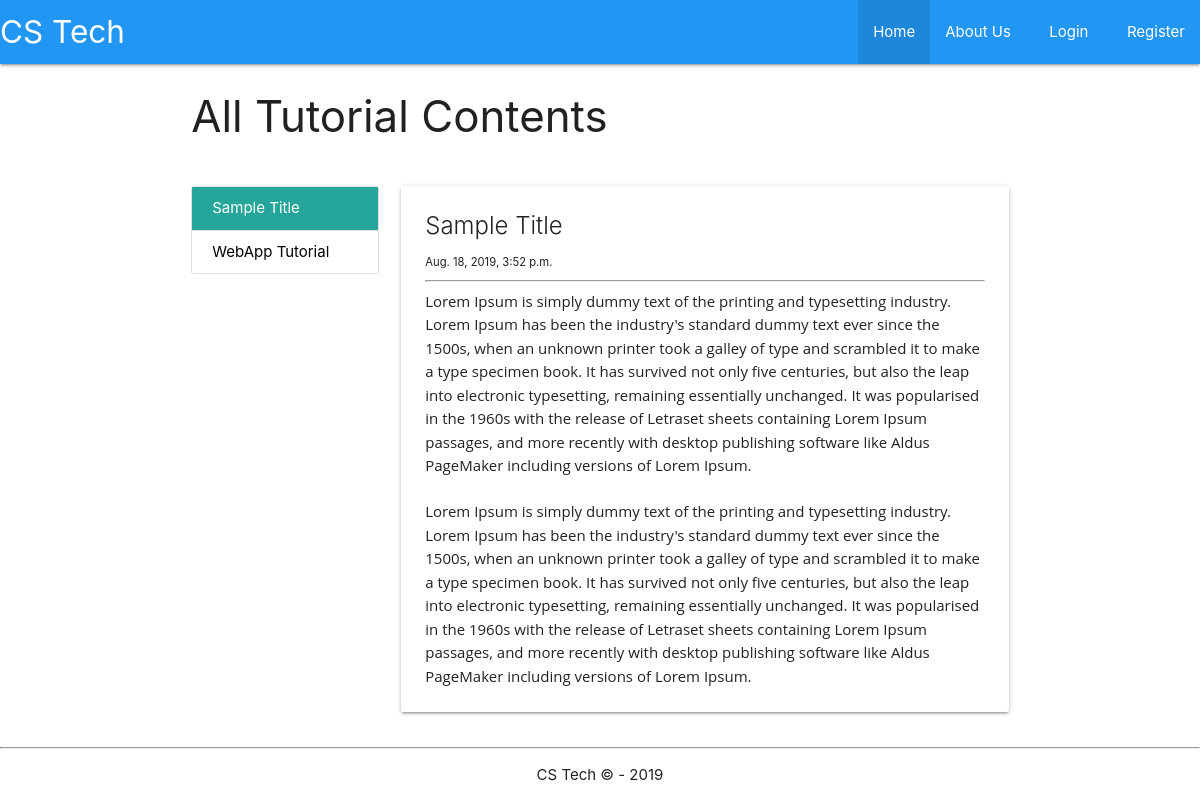
The page /Sample-Title on the database its author committed.
### webApp/models.py (models this page shows, shortened)
class Tutorial(models.Model):
    tutorial_title = models.CharField("Title", max_length=200)
    tutorial_content = models.TextField("Content")
    tutorial_published = models.DateTimeField("Date Published", default=datetime.now())
    tutorial_series_name = models.ForeignKey(TutorialSeries, default=None, null=True, blank=True, verbose_name="Series", on_delete=models.SET_DEFAULT)
    tutorial_slug = models.CharField(max_length=200, default=1)

### webApp/views.py (the view, shortened to what this page needs)
# urls.py: path("<single_slug>", views.single_slug, name="Single_Slug"),
def single_slug(request, single_slug):
    requested_page_location = 'webApp/category.html'
    categories = [c.category_slug for c in TutorialCategory.objects.all()]
    tutorials = [t.tutorial_slug for t in Tutorial.objects.all()]
    if single_slug in tutorials:
        this_tutorial = Tutorial.objects.get(tutorial_slug=single_slug)
        tutorial_from_series = Tutorial.objects.filter(tutorial_series_name__tutorial_series_name=this_tutorial.tutorial_series_name).order_by("tutorial_published")
        this_tutorial_idx = list(tutorial_from_series).index(this_tutorial)
        return render(request, "webApp/tutorial.html", {"tutorial": this_tutorial, "sidebar": tutorial_from_series, "this_tutorial_idx": this_tutorial_idx})
    return HttpResponse("does not have any")

### webApp/models.py (called while the page is built)
    def __str__(self):
        return self.tutorial_series_name

### webApp/templates/webApp/tutorial.html
{% extends "webApp/header.html" %}
{%  block content %}
    <div class="row">
        <div class="col s12">
            <h3 class="well">All Tutorial Contents</h3>
        </div>
    </div>
    <div class="row">
        <div class="col s12 m3">
            <ul class="collection">
                {% for side in sidebar %}
                    {% if forloop.counter0 == this_tutorial_idx%}
                        <li class="collection-item active">
                            <a href="{{side.tutorial_slug}}" class="white-text">{{side.tutorial_title}}</a>
                        </li>
                    {% else %}
                        <li class="collection-item">
                            <a href="{{side.tutorial_slug}}" class="black-text">{{side.tutorial_title}}</a>
                        </li>
                    {% endif %}
                {% endfor %}
            </ul>
        </div>
        <div class="col s12 m9">
            <div class="card">
                <div class="card-content">
                    <span class="card-title">{{tutorial.tutorial_title}}</span>
                    <small>{{tutorial.tutorial_published}}</small>
                    <hr>
                    {{tutorial.tutorial_content | safe}}
                </div>
            </div>
        </div>
        </div>
    </div>
{% endblock %}

### rows shown on the page
Tutorial: tutorial_title "Sample Title", tutorial_published "Aug. 18, 2019, 3:52 p.m.", tutorial_content "Lorem Ipsum is simply dummy text of the printing and typesetting industry. Lorem Ipsum has been the industry's standard dummy text ever since the 1500s, when an unknown printer took a galley of type and scrambled it to make a type specimen book. It has survived not only five centuries, but also the leap into electronic typesetting, remaining essentially unchanged. It was popularised in the 1960s with the release of Letraset sheets containing Lorem Ipsum passages, and more recently with desktop publishing software like Aldus PageMaker including versions of Lorem Ipsum. Lorem Ipsum is simply dummy text of the printing and typesetting industry. Lorem Ipsum has been the industry's standard…"
Tutorial: tutorial_title "WebApp Tutorial"
